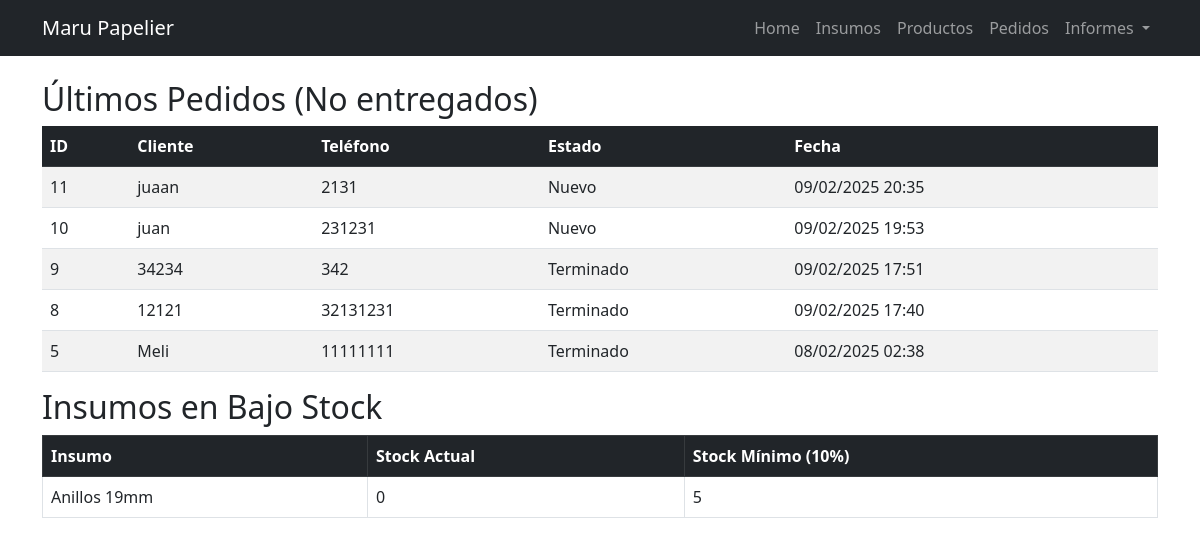
/gestion/, run on the app's committed database.
### gestion/models.py (models this page shows, shortened)
class Pedido(models.Model):
    ESTADOS = (
        ('NUEVO', 'Nuevo'),
        ('EN_PRODUCCION', 'En Producción'),
        ('TERMINADO', 'Terminado'),
        ('ENTREGADO', 'Entregado'),
        ('CANCELADO', 'Cancelado'),
    )
    cliente_nombre = models.CharField(max_length=100)
    cliente_telefono = models.CharField(max_length=20)
    cliente_email = models.EmailField(blank=True, null=True)
    cliente_instagram = models.CharField(max_length=100, blank=True, null=True)
    productos = models.ManyToManyField('Producto', through='PedidoProducto')
    total_costo = models.DecimalField(max_digits=10, decimal_places=2, default=0, editable=False)
    total_cobrado = models.DecimalField(max_digits=10, decimal_places=2, default=0, editable=False)
    ganancia = models.DecimalField(max_digits=10, decimal_places=2, default=0, editable=False)
    estado = models.CharField(max_length=20, choices=ESTADOS, default='NUEVO')
    fecha = models.DateTimeField(auto_now_add=True)

class Insumo(models.Model):
    nombre = models.CharField(max_length=100)
    cantidad_total = models.PositiveIntegerField(help_text="Cantidad total recibida (ej. 500 hojas)")
    stock = models.PositiveIntegerField(default=0, help_text="Stock actual disponible")
    precio_total = models.DecimalField(max_digits=10, decimal_places=2, help_text="Precio total pagado por la cantidad recibida")
    costo_unitario = models.DecimalField(max_digits=10, decimal_places=4, editable=False, default=0)

### gestion/views.py (the view)
# urls.py: path('', views.home, name='home'),
def home(request):
    ultimos_pedidos = Pedido.objects.exclude(estado="ENTREGADO").order_by("-fecha")[:15]
    insumos_bajos = Insumo.objects.annotate(
        threshold=ExpressionWrapper(
            F("cantidad_total") * 0.1, output_field=FloatField()
        )
    ).filter(stock__lt=F("threshold"))
    return render(
        request,
        "gestion/home.html",
        {"ultimos_pedidos": ultimos_pedidos, "insumos_bajos": insumos_bajos},
    )

### gestion/templates/gestion/home.html (shortened to what this page needs)
{% extends 'gestion/base.html' %}
{% block content %}
<h2>Últimos Pedidos (No entregados)</h2>
<table class="table table-striped table-hover">
  <thead class="table-dark">
    <tr>
      <th>ID</th>
      <th>Cliente</th>
      <th>Teléfono</th>
      <th>Estado</th>
      <th>Fecha</th>
    </tr>
  </thead>
  <tbody>
    {% for pedido in ultimos_pedidos %}
      <tr onclick="window.location.href='{% url 'editar_pedido' pedido.id %}'" style="cursor:pointer;" >
        <td>{{ pedido.id }}</td>
        <td>{{ pedido.cliente_nombre }}</td>
        <td>{{ pedido.cliente_telefono }}</td>
        <td>{{ pedido.get_estado_display }}</td>
        <td>{{ pedido.fecha|date:"d/m/Y H:i" }}</td>
      </tr>
    {% empty %}
      <tr><td colspan="5" class="text-center">No hay pedidos pendientes.</td></tr>
    {% endfor %}
  </tbody>
</table>
<h2>Insumos en Bajo Stock</h2>
<table class="table table-bordered table-hover">
  <thead class="table-dark">
    <tr>
      <th>Insumo</th>
      <th>Stock Actual</th>
      <th>Stock Mínimo (10%)</th>
    </tr>
  </thead>
  <tbody>
    {% for insumo in insumos_bajos %}
      <tr onclick="window.location.href='{% url 'editar_insumo' insumo.id %}'" style="cursor:pointer;">
        <td>{{ insumo.nombre }}</td>
        <td>{{ insumo.stock }}</td>
        <td>{{ insumo.threshold|floatformat:0 }}</td>
      </tr>
    {% empty %}
      <tr><td colspan="3" class="text-center">No hay insumos en bajo stock.</td></tr>
    {% endfor %}
  </tbody>
</table>
{% endblock %}

### gestion/templates/gestion/base.html (shortened to what this page needs)
{% load static %}
<!DOCTYPE html>
<html lang="es">
<head>
  <link rel="stylesheet" href="https://cdn.jsdelivr.net/npm/bootstrap@5.3.0/dist/css/bootstrap.min.css">
  <link rel="stylesheet" href="https://cdn.jsdelivr.net/npm/bootstrap-icons/font/bootstrap-icons.css">
</head>
<body>
  <nav class="navbar navbar-expand-lg navbar-dark bg-dark">
    <div class="container">
      <a class="navbar-brand" href="{% url 'home' %}">Maru Papelier</a>
      <div class="collapse navbar-collapse" id="navbarNav">
        <ul class="navbar-nav ms-auto">
          <li class="nav-item nav-item-light"><a class="nav-link" href="{% url 'home' %}">Home</a></li>
          <li class="nav-item"><a class="nav-link" href="{% url 'listar_insumos' %}">Insumos</a></li>
          <li class="nav-item"><a class="nav-link" href="{% url 'listar_productos' %}">Productos</a></li>
          <li class="nav-item"><a class="nav-link" href="{% url 'listar_pedidos' %}">Pedidos</a></li>
          <li class="nav-item dropdown">
            <a class="nav-link dropdown-toggle" href="#" id="informesDropdown" role="button" data-bs-toggle="dropdown" aria-expanded="false">
                Informes
            </a>
        </li>
        </ul>
      </div>
    </div>
  </nav>
  <div class="container mt-4">
    {% block content %}{% endblock %}
  </div>
</body>
</html>

### data on the page
Pedido: id "11", cliente_nombre "juaan", cliente_telefono "2131", estado "Nuevo", fecha "09/02/2025 20:35"
Pedido: id "10", cliente_nombre "juan", cliente_telefono "231231", estado "Nuevo", fecha "09/02/2025 19:53"
Pedido: id "9", cliente_nombre "34234", cliente_telefono "342", estado "Terminado", fecha "09/02/2025 17:51"
Pedido: id "8", cliente_nombre "12121", cliente_telefono "32131231", estado "Terminado", fecha "09/02/2025 17:40"
Pedido: id "5", cliente_nombre "Meli", cliente_telefono "11111111", estado "Terminado", fecha "08/02/2025 02:38"
Insumo: nombre "Anillos 19mm", stock "0", threshold "5"
